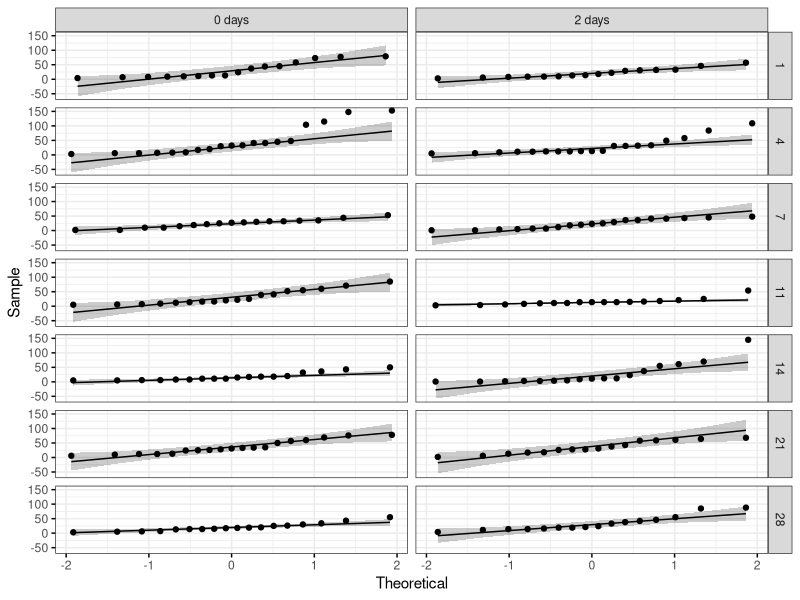
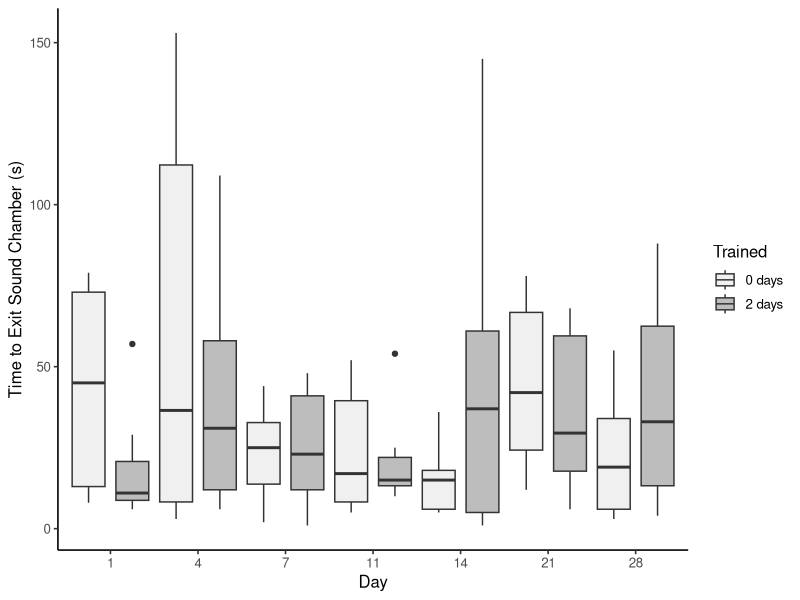
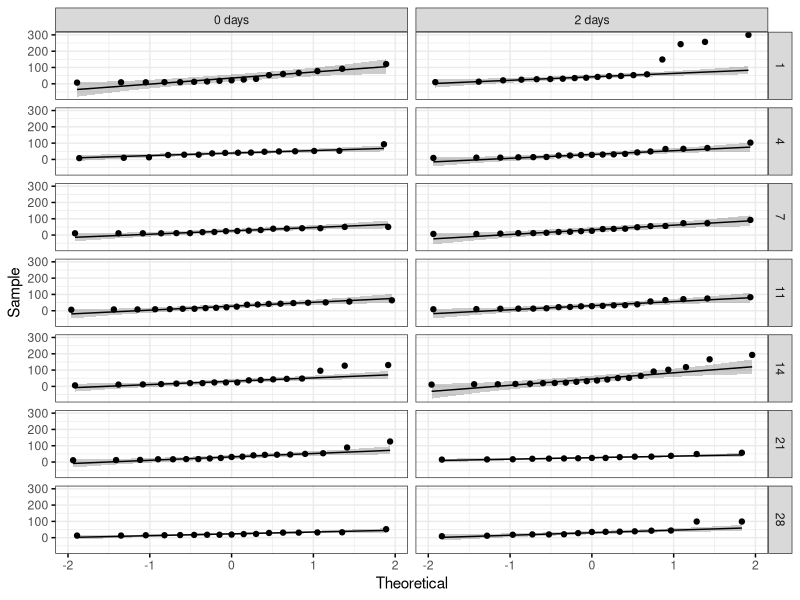
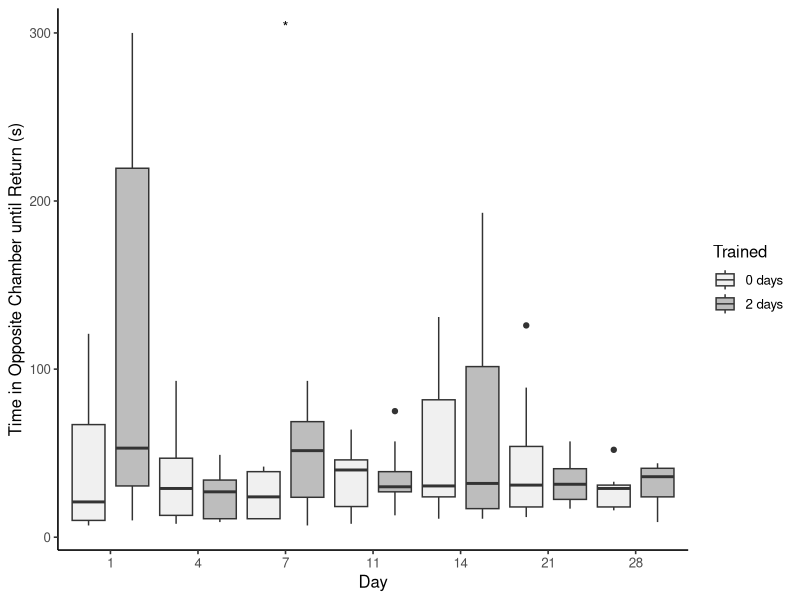

Here is the R script that generated these plots, in order:
## ---- chunk 1
knitr::opts_chunk$set(echo = TRUE, message = FALSE)

# Set Up & Data Management

# Load Required Packages
library('dplyr')
library('ggplot2')
library('ggpubr')
library('tidyverse')
library('rstatix')
library('lme4') # mixed ANOVAs

data <- read.csv("SmallTank_Phonotaxis.csv") %>% 
  filter(VID_ID >= 53) %>% # first 52 trials used pure tones, all later trials used broadband
  filter(Days_Since_Train < 29) %>% # all broadband trials went at least 29 days
  select(-c(Stopped_Sound_On_Return, Exit_N, Return_N)) %>% 
  rename(
    Sound = Frequency_Hz, # whether BB sound was on (BB) or off (acclimation)
  )


# Convert variables to factors
data$School_ID <- as.factor(data$School_ID) 
data$Speaker <- as.factor(data$Speaker)
data$Sound <- as.factor(data$Sound)
data$Trained <- as.factor(data$Trained)
data$Species <- as.factor(data$Species)
data$Day <- as.factor(data$Days_Since_Train) # Day needs to be factor for Boxplots
str(data) # confirm variable types

# Convert other variable types
data$Exit_s <- as.integer(data$Exit_s)
data$Return_s <- as.integer(data$Return_s)
data$Angle <- as.integer(data$Angle)
data$Temp <- as.numeric(data$Temp)

data$logQuiet <- log(data$Return_s)
data$logExit <- log(data$Exit_s)

str(data)
summary(data)
## ---- chunk 2
data2 <- data %>% filter(!is.na(Exit_s), !is.infinite(Exit_s))

# identify outliers 
outliers <- data2 %>% 
  group_by(Day, Trained, Sound) %>%
  identify_outliers(Exit_s) # beyond 1.5 x IQR

dataNoOut <- data2 %>% anti_join(outliers)

# normality assumption
ggqqplot(dataNoOut, "Exit_s", ggtheme = theme_bw()) +
  facet_grid(Day ~ Trained) 
# if points fall along expected line in each grid, meets assumption

# Homogeneity of variances assumption
dataNoOut %>%
  group_by(Day) %>%
  levene_test(Exit_s ~ Trained)
# if p > .05 for each day assumption is met

# Homogeneity of covariances assumption
box_m(dataNoOut[, "Exit_s", drop = FALSE], dataNoOut$Trained)
# if p is > 0.001 this assumption is met
# Note: Box's M test is very sensitive
## ---- chunk 3
# mixed ANOVA computation & model selection
mod1 <- lmer(Exit_s ~ Trained*Sound + Days_Since_Train + (1|School_ID), data = dataNoOut)
Anova(mod1)

mod2 <- lmer(Exit_s ~ Trained*Sound*Days_Since_Train + (1|School_ID), data = dataNoOut)
Anova(mod2)

anova(mod1,mod2) # if p < 0.05, reject the simpler model
mod <- mod2 # select the better model of the two, here that is the most complex one
## ---- chunk 4
# Including only sound trials, ie excluding acclimation period
data3 <- dataNoOut %>% filter(Sound == 'BB')

SmallboxplotExit <- ggplot(data3, aes(x = Day,y = Exit_s, fill = Trained)) +
  geom_boxplot(position = position_dodge(1)) +
  stat_compare_means(aes(group = Trained), method = "t.test", 
                     label = "p.signif", hide.ns = TRUE) + 
  labs(x = "Day", y ="Time to Exit Sound Chamber (s)") +
  scale_fill_brewer(palette = "Greys") +
  theme_classic2()
  # geom_dotplot(binaxis='y', stackdir='center', position=position_dodge(1)) # add dots

 # SmallboxplotExit
## ---- chunk 5
# T test for day 1
data4 <- data3 %>% filter(Day == 1)
modDay1 <- t.test(data = data4, Exit_s ~ Trained)
## ---- chunk 6
# ANOVA (including acclimation)
modSummary <- as.data.frame(Anova(mod)) %>% rename(pval = 3)

## sound
soundPval <- modSummary %>% slice(2) %>% select(pval)
soundPval <- format(round(as.numeric(soundPval), 3), nsmall = 2, big.mark = ",")

soundChisq <- modSummary %>% slice(2) %>% select(Chisq)
soundChisq <- format(round(as.numeric(soundChisq), 2), nsmall = 2, big.mark = ",")

## trained & days since interaction
TrainedxDayPval <- modSummary %>% slice(5) %>% select(pval)
TrainedxDayPval <- format(round(as.numeric(TrainedxDayPval), 3), nsmall = 2, big.mark = ",")

TrainedxDayChisq <- modSummary %>% slice(2) %>% select(Chisq)
TrainedxDayChisq <- format(round(as.numeric(TrainedxDayChisq), 2), nsmall = 2, big.mark = ",")

# t test, day 1 sound only
day1Untrained <- modDay1$estimate[1]
day1Untrained <- format(round(as.numeric(day1Untrained), 1), nsmall = 1, big.mark = ",")

day1Trained <- modDay1$estimate[2]
day1Trained <- format(round(as.numeric(day1Trained), 1), nsmall = 1, big.mark = ",")

day1Method <- modDay1$method

day1Stat <- modDay1$statistic
day1Stat <- format(round(as.numeric(day1Stat), 2), nsmall = 2, big.mark = ",")

day1DF <- modDay1$parameter
day1DF <- format(round(as.numeric(day1Stat), 2), nsmall = 2, big.mark = ",")

day1Pval <- modDay1$p.value
day1Pval <- format(round(as.numeric(day1Pval), 2), nsmall = 2, big.mark = ",")
## ---- chunk 7
SmallboxplotExit
## ---- chunk 8
rm(mod)
rm(mod2)
rm(mod3)
rm(mod4)
rm(modDay1)
rm(SmallboxplotExit)
rm(outliers)
rm(dataNoOut)
rm(data4)
rm(data3)
rm(data2)
## ---- chunk 9
data2 <- data %>% filter(!is.na(Return_s), !is.infinite(Return_s))

# identify outliers (both species)
outliers <- data2 %>% 
  group_by(Days_Since_Train, Trained, Sound) %>%
  identify_outliers(Return_s)

dataNoOut <- data2 %>% anti_join(outliers) # remove outliers

# normality assumption
ggqqplot(dataNoOut, "Return_s", ggtheme = theme_bw()) +
  facet_grid(Day ~ Trained) 
# points fall along expected line in each grid, meets assumption

# Homogeneity of variances assumption
dataNoOut %>%
  group_by(Day) %>%
  levene_test(Return_s ~ Trained)
# if p > .05 for each day assumption is met

# Homogeneity of covariances assumption
box_m(dataNoOut[, "Return_s", drop = FALSE], dataNoOut$Trained)
# if p is > 0.001 this assumption is met
# Note: Box's M test is very sensitive
## ---- chunk 10
# mixed ANOVA computation
mod1 <- lmer(Return_s ~ Trained*Sound + Days_Since_Train + (1|School_ID), data = dataNoOut)

mod2 <- lmer(Return_s ~ Trained*Sound*Days_Since_Train + (1|School_ID), data = dataNoOut)

anova(mod1,mod2)# if p < 0.05, reject simpler model
mod <- mod2 # better model wins

Anova(mod)
## ---- chunk 11
# Including only sound trials, ie excluding acclimation period
data3 <- dataNoOut %>% filter(Sound == 'BB')

smallboxplotReturn <- ggplot(data3, aes(x = Day,y=Return_s, fill = Trained)) +
  geom_boxplot(position = position_dodge(1)) +
  stat_compare_means(aes(group = Trained), method = "t.test", 
                     label = "p.signif", hide.ns = TRUE) + 
  labs(x = "Day", y = "Time in Opposite Chamber until Return (s)") + 
  scale_fill_brewer(palette = "Greys") +
  theme_classic2()
  # geom_dotplot(binaxis='y', stackdir='center', position=position_dodge(1)) # add dots

# smallboxplotReturn
## ---- chunk 12
# T test for day 1
data4 <- data3 %>% filter(Day == 1)
modDay1 <- t.test(data = data4, Return_s ~ Trained)
modDay1

# T test for day 7
data4 <- data3 %>% filter(Day == 7)
modDay7 <- t.test(data = data4, Return_s ~ Trained)
modDay7
## ---- chunk 13
modSummary <- as.data.frame(Anova(mod)) %>% rename(pval = 3)

# training
trainPval <- modSummary %>% slice(1) %>% select(pval)
trainPval <- format(round(as.numeric(trainPval), 3), nsmall = 2, big.mark = ",")
trainChisq <- modSummary %>% slice(1) %>% select(Chisq)
trainChisq <- format(round(as.numeric(trainChisq), 2), nsmall = 2, big.mark = ",")

# sound
soundPval <- modSummary %>% slice(2) %>% select(pval)
soundPval <- format(round(as.numeric(soundPval), 3), nsmall = 2, big.mark = ",")
soundChisq <- modSummary %>% slice(2) %>% select(Chisq)
soundChisq <- format(round(as.numeric(soundChisq), 2), nsmall = 2, big.mark = ",")

# day
dayPval <- modSummary %>% slice(3) %>% select(pval)
dayPval <- format(round(as.numeric(dayPval), 3), nsmall = 2, big.mark = ",")
dayChisq <- modSummary %>% slice(3) %>% select(Chisq)
dayChisq <- format(round(as.numeric(dayChisq), 2), nsmall = 2, big.mark = ",")

# interaction
interactPval <- modSummary %>% slice(7) %>% select(pval)
interactPval <- format(round(as.numeric(interactPval), 3), nsmall = 2, big.mark = ",")
interactChisq <- modSummary %>% slice(7) %>% select(Chisq)
interactChisq <- format(round(as.numeric(interactChisq), 2), nsmall = 2, big.mark = ",")
## ---- chunk 14
# t test, day 1 sound only
day1Untrained <- modDay1$estimate[1]
day1Untrained <- format(round(as.numeric(day1Untrained), 1), nsmall = 1, big.mark = ",")

day1Trained <- modDay1$estimate[2]
day1Trained <- format(round(as.numeric(day1Trained), 1), nsmall = 1, big.mark = ",")

day1Method <- modDay1$method

day1Stat <- modDay1$statistic
day1Stat <- format(round(as.numeric(day1Stat), 2), nsmall = 2, big.mark = ",")

day1DF <- modDay1$parameter
day1DF <- format(round(as.numeric(day1Stat), 2), nsmall = 2, big.mark = ",")

day1Pval <- modDay1$p.value
day1Pval <- format(round(as.numeric(day1Pval), 2), nsmall = 2, big.mark = ",")

# day 7
day7Untrained <- modDay7$estimate[1]
day7Untrained <- format(round(as.numeric(day7Untrained), 1), nsmall = 1, big.mark = ",")

day7Trained <- modDay7$estimate[2]
day7Trained <- format(round(as.numeric(day7Trained), 1), nsmall = 1, big.mark = ",")

day7Method <- modDay7$method

day7Stat <- modDay7$statistic
day7Stat <- format(round(as.numeric(day7Stat), 2), nsmall = 2, big.mark = ",")

day7DF <- modDay7$parameter
day7DF <- format(round(as.numeric(day7Stat), 2), nsmall = 2, big.mark = ",")

day7Pval <- modDay7$p.value
day7Pval <- format(round(as.numeric(day7Pval), 2), nsmall = 2, big.mark = ",")
## ---- chunk 15
smallboxplotReturn
## ---- chunk 16
# Trained
data4 <- data3 %>% filter(Trained == '2 days') %>% filter(Day == 1 | Day == 4)
modTrained <- t.test(data = data4, Return_s ~ Day)
modTrained

data4 <- data3 %>% filter(Trained == '0 days') %>% filter(Day == 1 | Day == 4)
moduntrained <- t.test(data = data4, Return_s ~ Day)
moduntrained
## ---- chunk 17
# Trained

day1Trained <- modTrained$estimate[1]
day4Trained <- modTrained$estimate[2]
TrainedDiff <- day1Trained - day4Trained
TrainedDiff <- format(round(as.numeric(TrainedDiff), 1), nsmall = 1, big.mark = ",")

TrainedMethod <- modTrained$method

TrainedStat <- modTrained$statistic
TrainedStat <- format(round(as.numeric(TrainedStat), 2), nsmall = 2, big.mark = ",")

TrainedDF <- modTrained$parameter
TrainedDF <- format(round(as.numeric(TrainedDF), 2), nsmall = 2, big.mark = ",")

TrainedPval <- modTrained$p.value
TrainedPval <- format(round(as.numeric(TrainedPval), 2), nsmall = 2, big.mark = ",")

# Untrained
day1untrained <- moduntrained$estimate[1]
day4untrained <- moduntrained$estimate[2]
untrainedDiff <- day1untrained - day4untrained
untrainedDiff <- format(round(as.numeric(untrainedDiff), 1), nsmall = 1, big.mark = ",")

untrainedMethod <- moduntrained$method

untrainedStat <- moduntrained$statistic
untrainedStat <- format(round(as.numeric(untrainedStat), 2), nsmall = 2, big.mark = ",")

untrainedDF <- moduntrained$parameter
untrainedDF <- format(round(as.numeric(untrainedDF), 2), nsmall = 2, big.mark = ",")

untrainedPval <- moduntrained$p.value
untrainedPval <- format(round(as.numeric(untrainedPval), 2), nsmall = 2, big.mark = ",")
